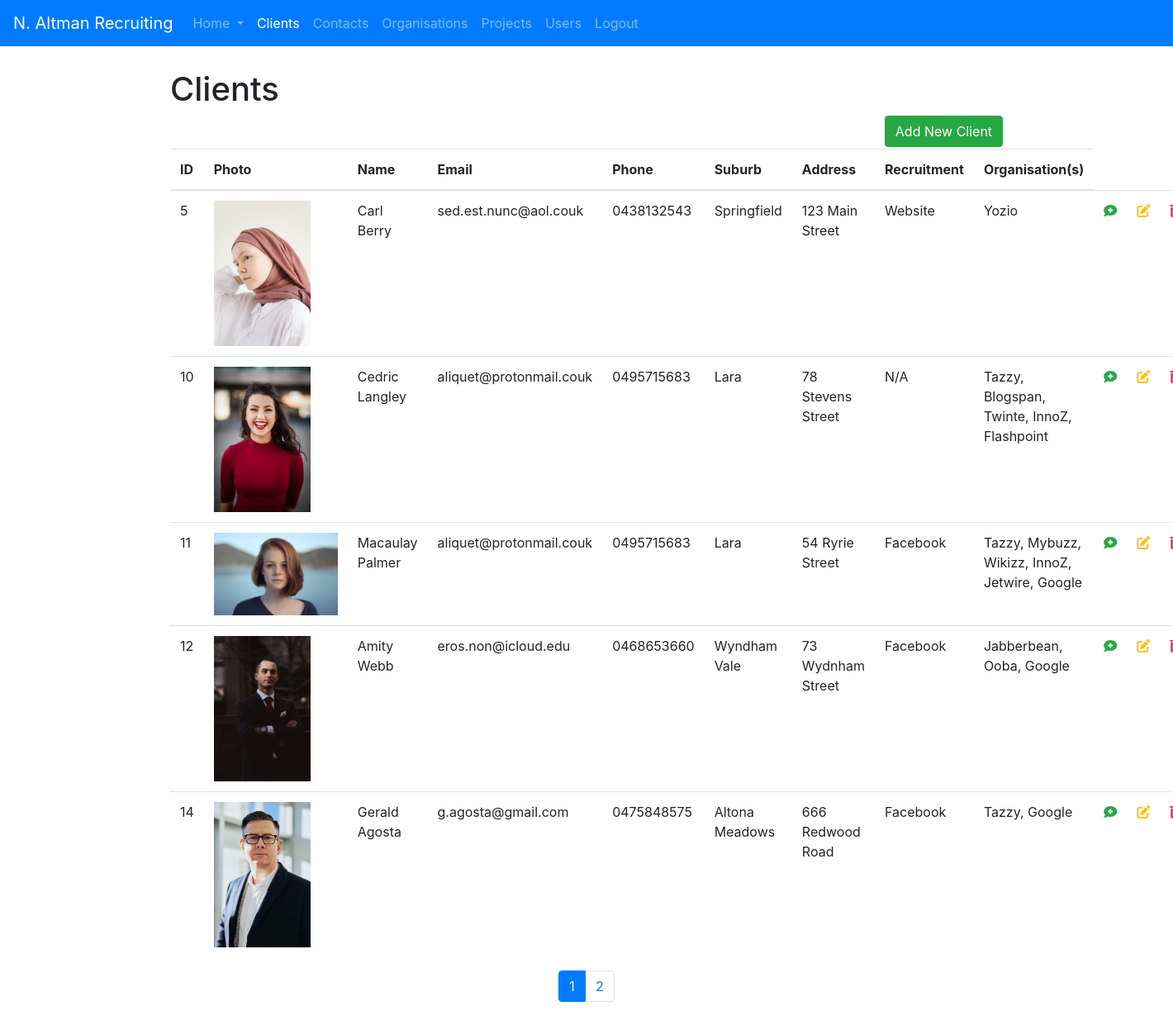
Screenshot of /Clients/index.php (signed in) with the database file from the repository.
### tables this page shows
CREATE TABLE `clients` (
  `id` int(11) NOT NULL,
  `photo` text NOT NULL,
  `fname` char(50) NOT NULL,
  `lname` char(50) NOT NULL,
  `email` char(255) NOT NULL,
  `phone` char(12) NOT NULL,
  `suburb` varchar(250) NOT NULL,
  `address` varchar(250) NOT NULL,
  `recruitment` varchar(100) DEFAULT NULL
);

### Clients/index.php (the view, shortened to what this page needs)
<?php
require_once("../Auth/authenticate.php");
$clientsPerPage = 5;
if (isset($_GET['page']) && is_numeric($_GET['page'])) {
    $currentPage = intval($_GET['page']);
} else {
    $currentPage = 1;
}
$totalClients = $dbh->query("SELECT COUNT(*) FROM clients")->fetchColumn();
$totalPages = ceil($totalClients / $clientsPerPage);
$offset = ($currentPage - 1) * $clientsPerPage;
$result = $dbh->prepare("SELECT c.id, c.photo, c.fname, c.lname, c.email, c.phone, c.suburb, c.address, c.recruitment, GROUP_CONCAT(' ', o.name) AS organisations
                        FROM clients c
                        LEFT JOIN clients_organisations co ON c.id = co.client_id
                        LEFT JOIN organisations o ON co.organisation_id = o.id
                        GROUP BY c.id
                        ORDER BY c.id
                        LIMIT :clientsPerPage OFFSET :offset");
$result->bindParam(':clientsPerPage', $clientsPerPage, PDO::PARAM_INT);
$result->bindParam(':offset', $offset, PDO::PARAM_INT);
$result->execute();
?>
<!DOCTYPE html>
<html lang="en">
<head>
    <link rel="stylesheet" href="https://maxcdn.bootstrapcdn.com/bootstrap/4.5.2/css/bootstrap.min.css">
    <link rel="stylesheet" href="https://cdnjs.cloudflare.com/ajax/libs/font-awesome/6.2.0/css/all.min.css">
    <link rel="stylesheet" href="../styles.css">
</head>
<nav class="navbar navbar-expand-lg navbar navbar-dark bg-primary">
    <a class="navbar-brand" href="../dash.php">N. Altman Recruiting</a>
    <div class="collapse navbar-collapse" id="navbarSupportedContent">
        <ul class="navbar-nav mr-auto">
            <li class="nav-item dropdown">
                <a class="nav-link dropdown-toggle" href="#" id="navbarDropdown" role="button" data-toggle="dropdown" aria-haspopup="true" aria-expanded="false">
                    Home
                </a>
            </li>
            <li class="nav-item active">
                <a class="nav-link" href="../Clients/index.php">Clients<span class="sr-only">(current)</span></a>
            </li>
            <li class="nav-item">
                <a class="nav-link" href="../Contact/index.php">Contacts</a>
            </li>
            <li class="nav-item">
                <a class="nav-link" href="../Organisations/index.php">Organisations</a>
            </li>
            <li class="nav-item">
                <a class="nav-link" href="../Projects/index.php">Projects</a>
            </li>
            <li class="nav-item">
                <a class="nav-link" href="../Users/index.php">Users</a>
            </li>
            <li class="nav-item">
                <a class="nav-link" href="../Auth/logout.php">Logout</a>
            </li>
        </ul>
    </div>
</nav>
<body>
<div class="table-container">
    <header>
        <h1>Clients</h1>
        <button type="button" name="add" id="add" class="btn btn-success" onclick="window.location.href='../Clients/add.php'">Add New Client</button>
    </header>
    <table class="table">
        <thead>
        <tr>
            <th scope="col">ID</th>
            <th scope="col">Photo</th>
            <th scope="col">Name</th>
            <th scope="col">Email</th>
            <th scope="col">Phone</th>
            <th scope="col">Suburb</th>
            <th scope="col">Address</th>
            <th scope="col">Recruitment</th>
            <th scope="col">Organisation(s)</th>
        </tr>
        </thead>
        <tbody>
        <?php if ($result->rowCount() === 0): ?>
            <h2>Sorry, no records found.</h2>
        <?php else: ?>
        <?php while ($row = $result->fetchObject()): ?>
            <tr>
                <td><?= $row->id ?></td>
                <td><img src="<?= APP_URL_PATH ?>/clients_profiles/<?= rawurlencode($row->photo) ?>" alt="Client Photo" id="profile-photo"></td>
                <td><?= $row->fname . ' ' . $row->lname ?></td>
                <td><?= $row->email?></td>
                <td><?= $row->phone?></td>
                <td><?= $row->suburb?></td>
                <td><?= $row->address?></td>
                <?php
                if ($row->recruitment != null) {
                echo "<td>$row->recruitment</td>";
                }
                else {
                    echo "<td><p>N/A</p></td>";
                }
                ?>
                <td><?= $row->organisations ?></td>
                <td>
                    <a href="../Contact/add.php?id=<?= $row->id ?>" title="Add New Contact"><i class="fas fa-comment-medical text-success"></i></a>
                </td>
                <td>
                    <a href="../Clients/update.php?id=<?= $row->id ?>" title="Edit Client"><i class="fas fa-edit text-warning"></i></a>
                </td>
                <td>
                    <a href="../Clients/delete.php?id=<?= $row->id ?>" title="Delete Client"><i class="fas fa-trash-alt text-danger"></i></a>
                </td>
            </tr>
        <?php endwhile; ?>
        <?php endif; ?>
        </tbody>
    </table>
    <ul class="pagination justify-content-center">
        <?php for ($i = 1; $i <= $totalPages; $i++): ?>
            <li class="page-item <?php if ($i === $currentPage) echo 'active'; ?>">
                <a class="page-link" href="?page=<?= $i ?>"><?= $i ?></a>
            </li>
        <?php endfor; ?>
    </ul>
</div>
</body>
</html>

### styles.css (style rules this page uses)
#add { float: right; margin-bottom: 2px; }
.table-container { display: block; width: 75%; margin:auto; padding: 2%; }
#profile-photo { max-height: 176px; max-width: 150px; }

### rows the page displays
clients: id "5", photo (picture), fname "Carl", lname "Berry", email "sed.est.nunc@aol.couk", phone "0438132543", suburb "Springfield", address "123 Main Street", recruitment "Website", organisations "Yozio"
clients: id "10", photo (picture), fname "Cedric", lname "Langley", email "aliquet@protonmail.couk", phone "0495715683", suburb "Lara", address "78 Stevens Street", recruitment "N/A", organisations "Tazzy, Blogspan, Twinte, InnoZ, Flashpoint"
clients: id "11", photo (picture), fname "Macaulay", lname "Palmer", email "aliquet@protonmail.couk", phone "0495715683", suburb "Lara", address "54 Ryrie Street", recruitment "Facebook", organisations "Tazzy, Mybuzz, Wikizz, InnoZ, Jetwire, Google"
clients: id "12", photo (picture), fname "Amity", lname "Webb", email "eros.non@icloud.edu", phone "0468653660", suburb "Wyndham Vale", address "73 Wydnham Street", recruitment "Facebook", organisations "Jabberbean, Ooba, Google"
clients: id "14", photo (picture), fname "Gerald", lname "Agosta", email "g.agosta@gmail.com", phone "0475848575", suburb "Altona Meadows", address "666 Redwood Road", recruitment "Facebook", organisations "Tazzy, Google"
